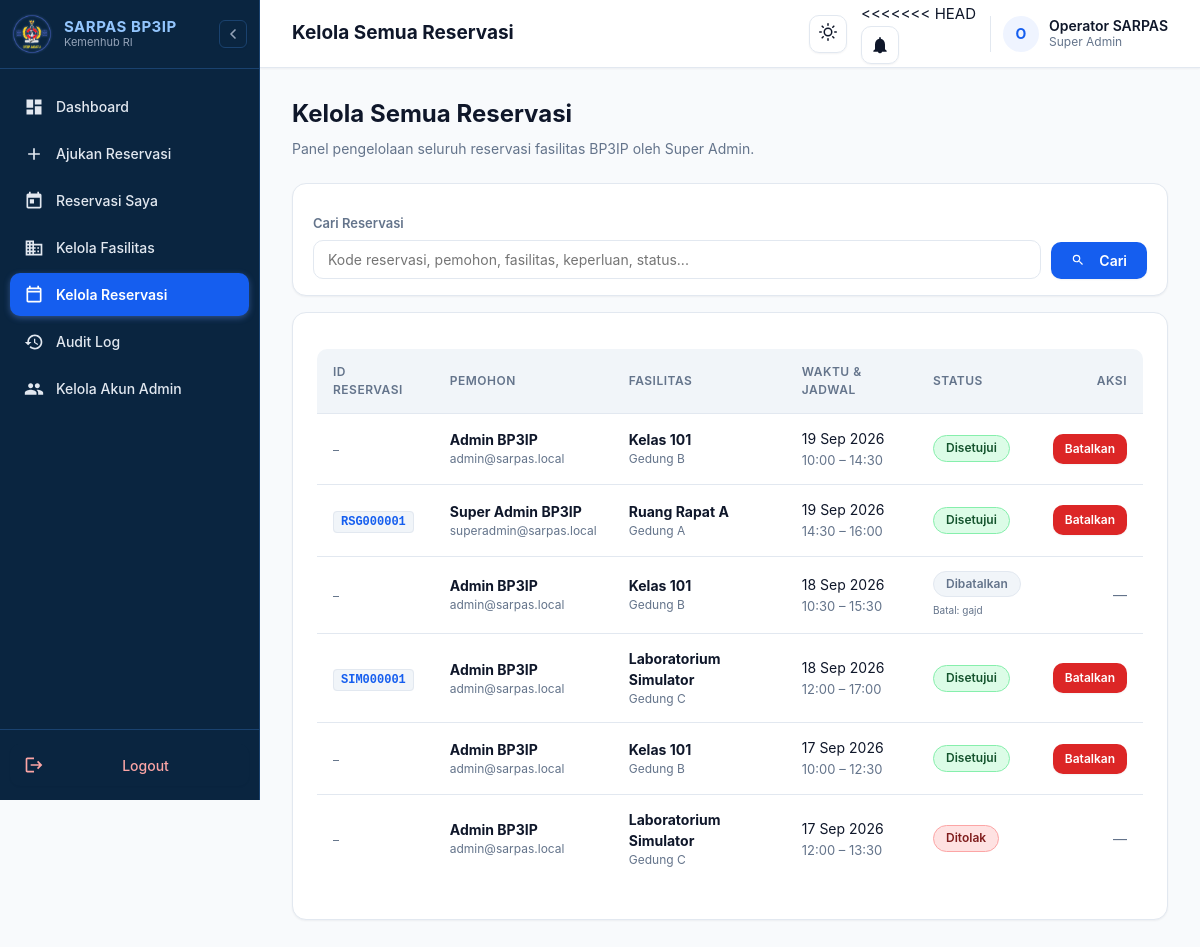
The app's page /manajemen-reservasi/ (signed in), older data.
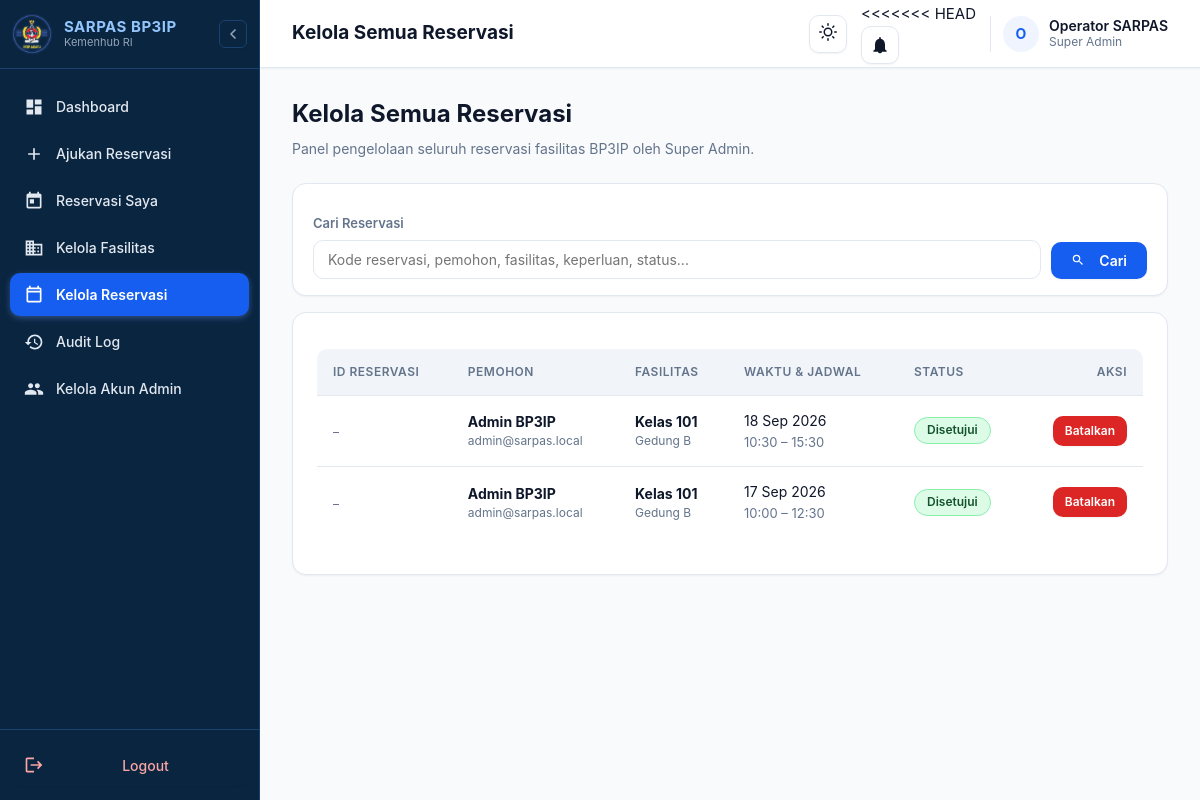
The same page, newer data.
### core/models.py (models this page shows, shortened)
class Reservasi(models.Model):
    class Status(models.TextChoices):
        DRAFT = "DRAFT", "Draft"
        PENDING = "PENDING", "Menunggu Approval"
        APPROVED = "APPROVED", "Disetujui"
        REJECTED = "REJECTED", "Ditolak"
        NEEDS_REVISION = "NEEDS_REVISION", "Perlu Diperbaiki"
        CANCELLED = "CANCELLED", "Dibatalkan"
    pemohon = models.ForeignKey(User, on_delete=models.PROTECT, related_name="reservasi")
    fasilitas = models.ForeignKey(Fasilitas, on_delete=models.PROTECT, related_name="reservasi")
    tanggal = models.DateField()
    jam_mulai = models.TimeField()
    jam_selesai = models.TimeField()
    keperluan = models.CharField(max_length=255)
    keterangan = models.TextField(blank=True)
    status = models.CharField(max_length=20, choices=Status.choices, default=Status.DRAFT)
    alasan_penolakan = models.TextField(blank=True)
    alasan_pembatalan = models.TextField(blank=True)
    kode_reservasi = models.CharField(max_length=20, unique=True, blank=True, null=True)
    created_at = models.DateTimeField(auto_now_add=True)
    updated_at = models.DateTimeField(auto_now=True)
    class Meta:
        ordering = ["-tanggal", "jam_mulai"]
        constraints = [
            models.CheckConstraint(
                condition=models.Q(jam_selesai__gt=models.F("jam_mulai")),
                name="reservasi_jam_selesai_setelah_mulai",
            ),
        ]

class User(AbstractUser):
    class Role(models.TextChoices):
        ADMIN = "ADMIN", "Admin"
        SUPER_ADMIN = "SUPER_ADMIN", "Super Admin"
        ATASAN = "ATASAN", "Atasan"
    nama = models.CharField(max_length=150)
    email = models.EmailField(unique=True)
    role = models.CharField(max_length=15, choices=Role.choices, default=Role.ADMIN)
    created_at = models.DateTimeField(auto_now_add=True)

class Fasilitas(models.Model):
    class Kategori(models.TextChoices):
        RUANGAN = "RUANGAN", "Ruangan"
        KELAS = "KELAS", "Kelas"
        LABORATORIUM = "LABORATORIUM", "Laboratorium"
        LABORATORIUM_SIMULATOR = "LABORATORIUM_SIMULATOR", "Laboratorium Simulator"
        LAINNYA = "LAINNYA", "Lainnya"
    class Status(models.TextChoices):
        AKTIF = "AKTIF", "Aktif"
        NONAKTIF = "NONAKTIF", "Nonaktif"
    nama_fasilitas = models.CharField(max_length=150)
    kategori = models.CharField(max_length=30, choices=Kategori.choices)
    lokasi = models.CharField(max_length=150)
    kapasitas = models.PositiveIntegerField()
    deskripsi = models.TextField(blank=True)
    status = models.CharField(max_length=10, choices=Status.choices, default=Status.AKTIF)
    keterangan_tambahan = models.TextField(blank=True)
    class Meta:
        verbose_name_plural = "Fasilitas"
        ordering = ["nama_fasilitas"]

### core/views.py (the view, shortened to what this page needs)
# urls.py: path("manajemen-reservasi/", views.reservasi_manage, name="reservasi_manage"),
@role_required(User.Role.SUPER_ADMIN)
def reservasi_manage(request):
    qs = Reservasi.objects.select_related("pemohon", "fasilitas").order_by("-tanggal", "jam_mulai")
    q = request.GET.get("q", "").strip()
    paginator = Paginator(qs, ITEMS_PER_PAGE)
    page_number = request.GET.get("page")
    page_obj = paginator.get_page(page_number)
    return render(request, "reservations/manage.html", {
        "reservasi_list": page_obj,
        "page_obj": page_obj,
        "cancel_form": CancelReservasiForm(),
        "q": q,
    })

### core/forms.py (shortened to what this page needs)
class CancelReservasiForm(forms.Form):
    alasan_pembatalan = forms.CharField(
        label="Alasan pembatalan",
        widget=forms.Textarea(attrs={"rows": 3, "placeholder": "Tuliskan alasan pembatalan reservasi"}),
        error_messages={"required": "Alasan pembatalan wajib diisi."},
    )

### core/context_processors.py (called while the page is built)
def notification_badge(request):
    if request.user.is_authenticated:
        return {"unread_notification_count": request.user.notifikasi.filter(status_baca=False).count()}
    return {"unread_notification_count": 0}

### templates/reservations/manage.html (shortened to what the changed rows need)
{% extends 'base.html' %}
{% block page_title %}Kelola Semua Reservasi{% endblock %}
{% block content %}
<div class="page-heading">
  <h1>Kelola Semua Reservasi</h1>
</div>
<div class="card">
  <div class="table-wrap">
    <table>
      <thead>
        <tr>
          <th>ID Reservasi</th>
          <th>Pemohon</th>
          <th>Fasilitas</th>
          <th>Waktu &amp; Jadwal</th>
          <th>Status</th>
          <th style="text-align: right;">Aksi</th>
        </tr>
      </thead>
      <tbody>
        {% for item in reservasi_list %}
        <tr>
          <td>
            {% if item.kode_reservasi %}
            <span style="font-family: monospace; font-size: 12px; font-weight: 700; background: var(--surface-hover); color: var(--primary); padding: 3px 7px; border-radius: 4px; border: 1px solid var(--border);">
              {{ item.kode_reservasi }}
            </span>
            {% else %}
            <span style="color: var(--text-muted); font-size: 12px;">&ndash;</span>
            {% endif %}
          </td>
          <td>
            <strong>{{ item.pemohon.nama|default:item.pemohon.username }}</strong>
            <div style="font-size: 12px; color: var(--text-muted);">{{ item.pemohon.email }}</div>
          </td>
          <td>
            <strong>{{ item.fasilitas.nama_fasilitas }}</strong>
            <div style="font-size: 12px; color: var(--text-muted);">{{ item.fasilitas.lokasi }}</div>
          </td>
          <td>
            {{ item.tanggal|date:'d M Y' }}<br>
            <span style="color: var(--text-muted); font-size: 13px;">{{ item.jam_mulai|time:'H:i' }} &ndash; {{ item.jam_selesai|time:'H:i' }}</span>
          </td>
          <td>
            {% if item.status == 'PENDING' %}
            <span class="badge badge-pending">{{ item.get_status_display }}</span>
            {% elif item.status == 'APPROVED' %}
            <span class="badge badge-approved">{{ item.get_status_display }}</span>
            {% elif item.status == 'REJECTED' %}
            <span class="badge badge-rejected">{{ item.get_status_display }}</span>
            {% elif item.status == 'NEEDS_REVISION' %}
            <span class="badge badge-revision">{{ item.get_status_display }}</span>
            {% elif item.status == 'CANCELLED' %}
            <span class="badge badge-cancelled">{{ item.get_status_display }}</span>
            {% else %}
            <span class="badge badge-draft">{{ item.get_status_display }}</span>
            {% endif %}
            {% if item.alasan_pembatalan %}
            <div style="margin-top: 4px; font-size: 12px; color: var(--text-muted);">
              <small>Batal: {{ item.alasan_pembatalan }}</small>
            </div>
            {% endif %}
          </td>
          <td style="text-align: right;">
            {% if item.status == 'PENDING' or item.status == 'APPROVED' %}
            <details style="display: inline-block; text-align: left;">
              <summary class="button danger" style="padding: 6px 12px; font-size: 12px; cursor: pointer;">Batalkan</summary>
            </details>
            {% else %}
            <span style="color: var(--text-muted);">&mdash;</span>
            {% endif %}
          </td>
        </tr>
        {% endfor %}
      </tbody>
    </table>
  </div>
</div>
{% endblock %}

Row changes from the older to the newer data that the page shows:
removed Reservasi: pemohon.nama "Admin BP3IP", pemohon.email "admin@sarpas.local", fasilitas.nama_fasilitas "Kelas 101", fasilitas.lokasi "Gedung B", tanggal "19 Sep 2026", jam_mulai "10:00", jam_selesai "14:30", status "Disetujui", shows "Batalkan"
removed Reservasi: kode_reservasi "RSG000001", pemohon.nama "Super Admin BP3IP", pemohon.email "superadmin@sarpas.local", fasilitas.nama_fasilitas "Ruang Rapat A", fasilitas.lokasi "Gedung A", tanggal "19 Sep 2026", jam_mulai "14:30", jam_selesai "16:00", status "Disetujui", shows "Batalkan"
removed Reservasi: kode_reservasi "SIM000001", pemohon.nama "Admin BP3IP", pemohon.email "admin@sarpas.local", fasilitas.nama_fasilitas "Laboratorium Simulator", fasilitas.lokasi "Gedung C", tanggal "18 Sep 2026", jam_mulai "12:00", jam_selesai "17:00", status "Disetujui", shows "Batalkan"
removed Reservasi: pemohon.nama "Admin BP3IP", pemohon.email "admin@sarpas.local", fasilitas.nama_fasilitas "Laboratorium Simulator", fasilitas.lokasi "Gedung C", tanggal "17 Sep 2026", jam_mulai "12:00", jam_selesai "13:30", status "Ditolak"
changed Reservasi "18 Sep 2026": status "Dibatalkan" → "Disetujui"; alasan_pembatalan "gajd" → (not shown); status "—" → "Batalkan"
